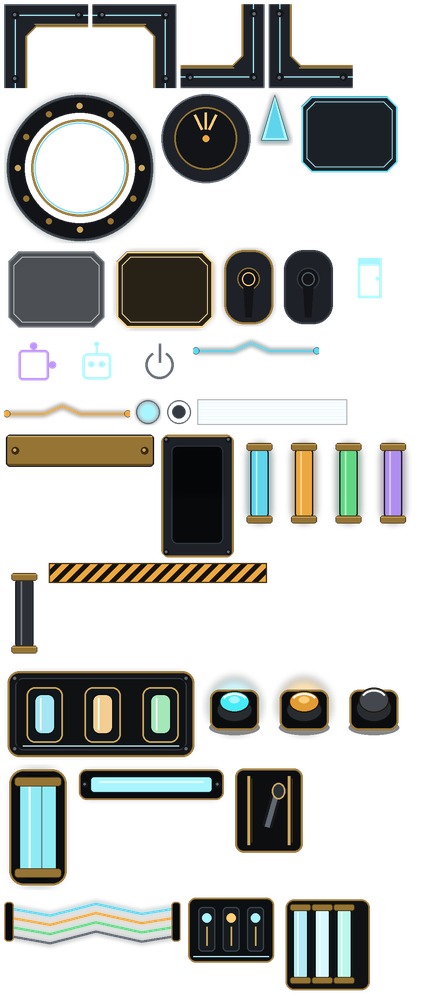
#> input picture src/assets/gui/route-switch/route_switch_parts_image2.png, 430 x 1000 px, shrunk from 1024 x 2384 before the run
$ python audit-route-switch-gui.py
#> lines starting #> are read from the running program, lines starting #| are printed output that depends on the picture
#!/usr/bin/env python3
"""Audit the route-switch Image2 GUI assets.

Checks:
  1. parts PNG is RGBA and actually has transparent pixels (it is a sprite sheet).
  2. regions.json declares every required region, each in-bounds, each with real
     opaque content (not an empty/transparent rectangle).
  3. background PNG is fully opaque (it is a backing plate, never a cutout).

Exit code 1 on any failure. Run:
  python3 scripts/asset-build/audit-route-switch-gui.py
"""

from __future__ import annotations

import json
import sys
from pathlib import Path

import numpy as np
from PIL import Image

ROOT = Path(__file__).resolve().parents[2]
GUI = ROOT / "src/assets/gui/route-switch"
PARTS = GUI / "route_switch_parts_image2.png"
REGIONS = GUI / "route_switch_parts_image2.regions.json"
BACKGROUND = GUI / "route_switch_background_image2.png"

REQUIRED = [
    "frame_corner_tl", "frame_corner_tr", "frame_corner_br", "frame_corner_bl",
    "dial_ring", "dial_hub", "dial_pointer_cyan",
    "option_plate_enabled", "option_plate_disabled", "option_plate_selected",
    "key_lens_authorized", "key_lens_locked",
    "icon_door", "icon_puzzle", "icon_robot", "icon_standby",
    "wire_cyan", "wire_amber",
    "status_led_on", "status_led_off",
    "scanline_strip", "brass_bracket",
]


def main() -> int:
    failures: list[str] = []

    if not PARTS.exists():
        return _fail([f"missing {PARTS}"])
    parts = Image.open(PARTS).convert("RGBA")
#> parts is the input picture: PIL image 430x1000 RGBA; mean R, G, B, A 25.6, 29.2, 25.7, 80.7
    arr = np.asarray(parts)
    alpha = arr[:, :, 3]
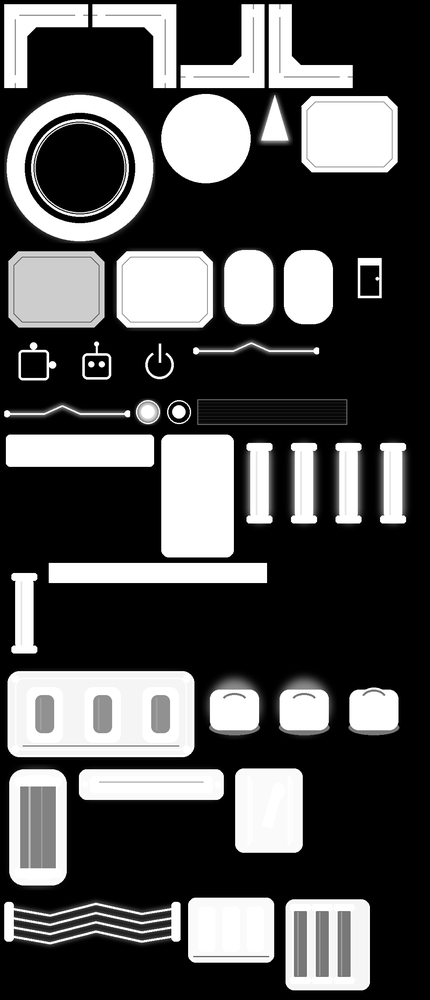
#> alpha: shape (1000, 430); min 0, max 255, mean 80.7
    transparent_frac = float((alpha == 0).mean())
#> transparent_frac = 0.567
    if transparent_frac < 0.05:
        failures.append(f"parts sheet not transparent enough: {transparent_frac:.3f} fully-transparent px (want >=0.05)")
    else:
        print(f"PASS parts transparency: {transparent_frac*100:.1f}% fully-transparent pixels, size={parts.size}")
#| PASS parts transparency: 56.7% fully-transparent pixels, size=(430, 1000)

    if not REGIONS.exists():
        return _fail(failures + [f"missing {REGIONS}"])
    data = json.loads(REGIONS.read_text())
    aw, ah = data["atlasSize"]
    regions = data["regions"]
    if (aw, ah) != parts.size:
        failures.append(f"atlasSize {data['atlasSize']} != PNG size {list(parts.size)}")

    seen = set()
    for name in REQUIRED:
        if name not in regions:
            failures.append(f"region missing: {name}")
            continue
        seen.add(name)
        x, y, w, h = regions[name]
        if w <= 0 or h <= 0 or x < 0 or y < 0 or x + w > aw or y + h > ah:
            failures.append(f"region out of bounds: {name} {regions[name]} atlas={aw}x{ah}")
            continue
        crop = alpha[y:y + h, x:x + w]
        opaque_frac = float((crop > 8).mean())
        if opaque_frac < 0.02:
            failures.append(f"region has no visible content: {name} (opaque {opaque_frac:.3f})")
    extra = [n for n in regions if n not in seen]
    if extra:
        print(f"note: {len(extra)} extra region(s) beyond required: {extra}")
    if not failures:
        print(f"PASS regions: {len(REQUIRED)}/{len(REQUIRED)} required regions present, in-bounds, non-empty")

    if not BACKGROUND.exists():
        failures.append(f"missing {BACKGROUND}")
    else:
        bg = Image.open(BACKGROUND)
        if bg.mode == "RGBA":
            bg_alpha = np.asarray(bg)[:, :, 3]
            if int(bg_alpha.min()) < 255:
                failures.append(f"background has transparent pixels (min alpha {int(bg_alpha.min())}); must be opaque")
            else:
                print(f"PASS background opaque (RGBA all 255), size={bg.size}")
        else:
            print(f"PASS background opaque (mode={bg.mode}), size={bg.size}")

    if failures:
        return _fail(failures)
    print("ALL PASS route-switch GUI audit")
    return 0


def _fail(failures: list[str]) -> int:
    for f in failures:
        print(f"FAIL {f}")
    return 1


if __name__ == "__main__":
#> (the run stopped early here; a loop or call above may not have finished)

$ run again, with src/assets/gui/route-switch/route_switch_console_redraw_atlas_v3.png copied over src/assets/gui/route-switch/route_switch_parts_image2.png
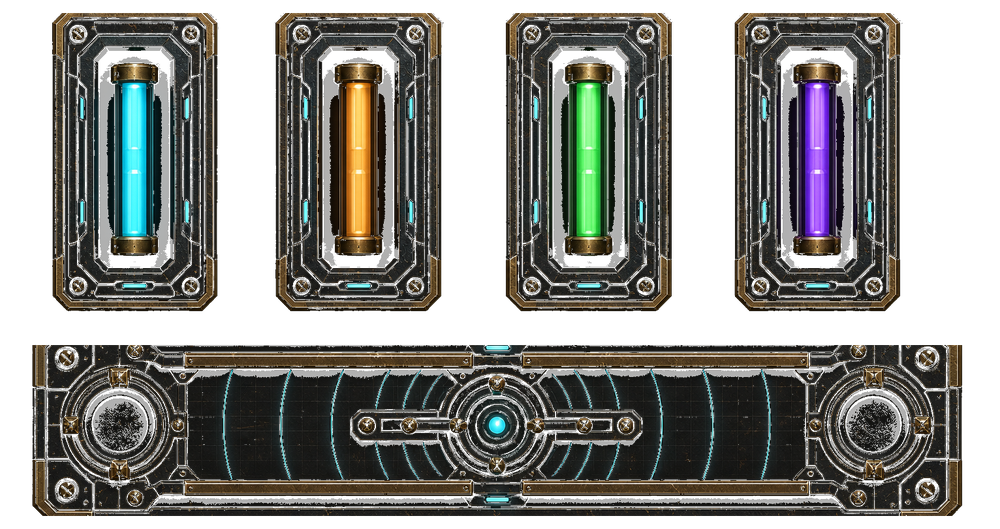
#> input picture src/assets/gui/route-switch/route_switch_console_redraw_atlas_v3.png, 1000 x 529 px, shrunk from 1532 x 811 before the run
#> in main, parts is the input picture: PIL image 1000x529 RGBA; mean R, G, B, A 30, 30.1, 25.7, 139.5
#> in main, `alpha = arr[:, :, 3]`:
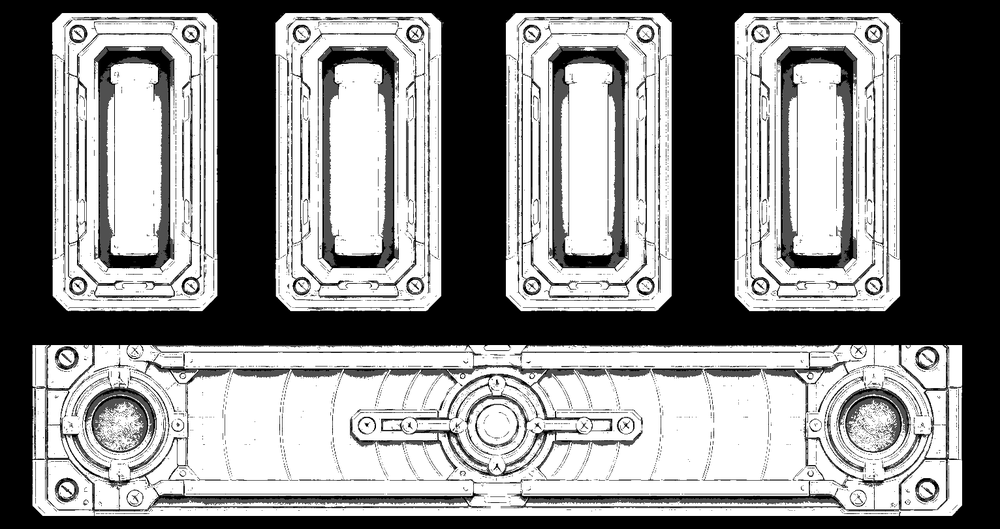
#> alpha: shape (529, 1000); min 0, max 255, mean 139.5
#> transparent_frac = 0.327
#| PASS parts transparency: 32.7% fully-transparent pixels, size=(1000, 529)
